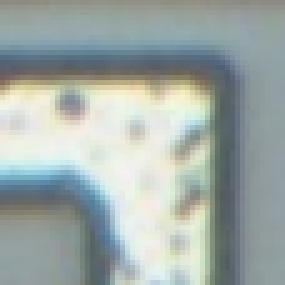
#> input picture mioc-jupyter/input-metal-corner-detect/NE_1.png, 57 x 57 px, given in place of ncr_8338d_mcmaster_mz_mit20x2.jpg, which was not available (shown 5 times larger)
$ jupyter execute --allow-errors mioc-step2-extract-metal-via-contacts.ipynb   (text cells are left out)
#> lines starting #> are read from the running program, lines starting #| are printed output that depends on the picture; pictures that were not available may be replaced by others from this repository, and a replacement may not be noted
[cell 1]
IMAGE_PATH = "./images/ncr_8338d_mcmaster_mz_mit20x2.jpg"
ROI = (2112, 2400, 7600, 5740)  # <-- EDIT to your test region

[cell 2]
# CHUNK 1R (Rectangular 30x40): ROI scan with ZNCC/SAD, IoU-free NMS (morph-based), and required overlays.
# - One orientation ONLY: width=30, height=40 (rotate later).
# - Outputs: *_overlay_boxes.png, *_overlay_heatmap.png, *_overlay_both.png, *_detections.csv, *_params.json (ROI only).
# - Edit CONFIG paths and ROI before running.

import os
import json
import math
import csv
from datetime import datetime

import numpy as np
import cv2

# =========================
# CONFIG (edit these)
# =========================
# IMAGE_PATH = "./images/ncr_8338d_mcmaster_mz_mit20x2.jpg"                  # Original image (grayscale or color)
TEMPLATE_PATHS = [
    "./input-metal-via-contacts/contact_v001.png",
    "./input-metal-via-contacts/contact_v003.png",
    "./input-metal-via-contacts/contact_v003.png",
    "./input-metal-via-contacts/contact_v004.png",
    "./input-metal-via-contacts/contact_v005.png",
    "./input-metal-via-contacts/contact_v006.png",
    "./input-metal-via-contacts/contact_v007.png",
    "./input-metal-via-contacts/contact_v008.png",
    "./input-metal-via-contacts/contact_v009.png",
    "./input-metal-via-contacts/contact_v010.png"
    # "PATH/TO/contact_30x40_example2.png",
]
OUTPUT_PREFIX = "./output-metal-via-contacts/mioc_roi_rect_V"        # Prefix for output files
METRIC = "ZNCC"                                       # "ZNCC" (recommended) or "SAD"
TEMPLATE_W, TEMPLATE_H = 30, 40                       # <-- One orientation (w=30, h=40). We'll rotate later if needed.
NMS_RADIUS = 12                                       # ~0.4 * min(w,h) ≈ 12 for 30x40
THRESH_ZNCC = 0.65                                    # Initial ZNCC threshold
THRESH_SAD_INV = 0.80                                 # If METRIC="SAD": use 1 - normalized-SAD >= this
DRAW_LABELS = True                                    # Score labels next to boxes

# ROI: (x0, y0, w, h) — keep manageable for calibration; expand later
# ROI = (2112, 2400, 7600, 5740)  # <-- EDIT to your test region

# =========================
# UTILITIES
# =========================
def load_gray_image(path):
    img = cv2.imread(path, cv2.IMREAD_UNCHANGED)
#> img is the input picture: shape (57, 57, 4); mean B, G, R, A 167.3, 170.7, 160.1, 255
    if img is None:
        raise FileNotFoundError(f"Failed to read: {path}")
    if img.ndim == 3:
        img = cv2.cvtColor(img, cv2.COLOR_BGR2GRAY)
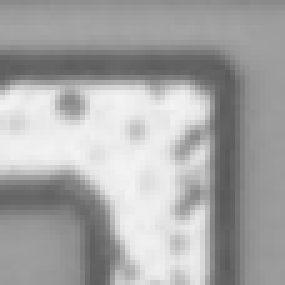
#> img: shape (57, 57) (shown 5 times larger); min 88, max 243, mean 167.1
    return img

def load_templates_rect(paths, tw, th):
    tmpls = []
    for p in paths:
        t = cv2.imread(p, cv2.IMREAD_UNCHANGED)
        if t is None:
            raise FileNotFoundError(f"Template not found: {p}")
        if t.ndim == 3:
            t = cv2.cvtColor(t, cv2.COLOR_BGR2GRAY)
        if t.shape[::-1] != (tw, th):  # shape[::-1] gives (width,height)
            t = cv2.resize(t, (tw, th), interpolation=cv2.INTER_AREA)
        t = t.astype(np.float32, copy=False)
        tmpls.append(t)
    if not tmpls:
        raise ValueError("No templates loaded.")
    return tmpls

# [48 lines left out: functions method_for, compute_score_maps, nms_points, not called in this run]

def clip_box(tlx, tly, brx, bry, W, H):
    return max(0, tlx), max(0, tly), min(W - 1, brx), min(H - 1, bry)

# [64 lines left out: functions draw_boxes_rect, make_heatmap_overlay_aniso, centers_from_scoremap_rect, write_csv, not called in this run]

# =========================
# RUN (ROI only)
# =========================
# Load image
img_gray = load_gray_image(IMAGE_PATH)
H_full, W_full = img_gray.shape[:2]
#> H_full = 57; W_full = 57
img_bgr = cv2.cvtColor(img_gray, cv2.COLOR_GRAY2BGR)

# Load rectangular templates (single orientation)
#> (the rest of this cell did not finish here and is left out)

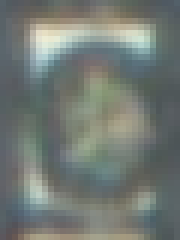
#> input picture mioc-jupyter/input-metal-via-contacts/contact_v001.png, 30 x 40 px (shown 6 times larger)
#> in load_templates_rect, t is the input picture: shape (40, 30, 3); mean B, G, R 116.2, 121.8, 114.8
#> in load_templates_rect, `t = cv2.cvtColor(t, cv2.COLOR_BGR2GRAY)`:
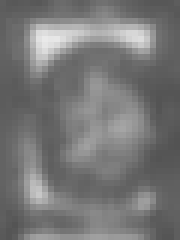
#> t: shape (40, 30) (shown 6 times larger); min 83, max 233, mean 119.1
#> pass 2 of the loop in load_templates_rect, `for p in paths:`:
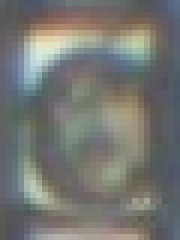
#> input picture mioc-jupyter/input-metal-via-contacts/contact_v003.png, 30 x 40 px (shown 6 times larger)
#> in load_templates_rect, t is the input picture: shape (40, 30, 3); mean B, G, R 114.1, 118.4, 117.2
#> in load_templates_rect, `t = cv2.cvtColor(t, cv2.COLOR_BGR2GRAY)`:
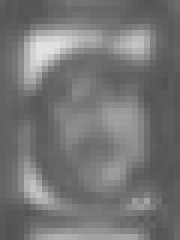
#> t: shape (40, 30) (shown 6 times larger); min 81, max 226, mean 117.6

# ROI crop
x0, y0, w, h = ROI
assert 0 <= x0 < W_full and 0 <= y0 < H_full, "ROI origin out of image"
assert x0 + w <= W_full and y0 + h <= H_full, "ROI extends beyond image"
roi = img_gray[y0:y0+h, x0:x0+w]

# Compute score maps across templates
max_score_map, best_id_map, _raw = compute_score_maps(roi, templates, METRIC)

# Threshold selection
thr = float(THRESH_ZNCC) if METRIC.upper() == "ZNCC" else float(THRESH_SAD_INV)

# NMS in score-map space (size: (h - TEMPLATE_H + 1, w - TEMPLATE_W + 1))
points_yx = nms_points(max_score_map, threshold=thr, radius=NMS_RADIUS)

# Build detections (full-image centers)
detections = centers_from_scoremap_rect(points_yx, ROI, TEMPLATE_W, TEMPLATE_H, best_id_map)

# Build a center-score map at ROI resolution for heatmap (place scores at centers)
center_map = np.zeros((h, w), dtype=np.float32)
half_w = TEMPLATE_W // 2
half_h = TEMPLATE_H // 2
for (y, x, s) in points_yx:
    cy = y + half_h
    cx = x + half_w
    if 0 <= cy < h and 0 <= cx < w:
        center_map[cy, cx] = max(center_map[cy, cx], s)

# Anisotropic smoothing tuned to rectangle size
# Ensure odd kernel sizes
kx = max(3, (TEMPLATE_W // 2) * 2 + 1)
ky = max(3, (TEMPLATE_H // 2) * 2 + 1)
center_map_blur = cv2.GaussianBlur(center_map, (kx, ky), 0)

# Overlays
overlay_heat = make_heatmap_overlay_aniso(img_bgr, ROI, center_map_blur, alpha=0.42, kx=kx, ky=ky)

# Draw boxes on original and on heatmap (true rectangle size)
centers_xy = [(d["x"], d["y"], d["score"]) for d in detections]
overlay_boxes = draw_boxes_rect(img_bgr, centers_xy, TEMPLATE_W, TEMPLATE_H, color=(0, 0, 255), thickness=2, draw_labels=DRAW_LABELS)
overlay_both = draw_boxes_rect(overlay_heat, centers_xy, TEMPLATE_W, TEMPLATE_H, color=(0, 0, 255), thickness=2, draw_labels=DRAW_LABELS)

# =========================
# SAVE ARTIFACTS
# =========================
boxes_path = f"{OUTPUT_PREFIX}_overlay_boxes.png"
heat_path = f"{OUTPUT_PREFIX}_overlay_heatmap.png"
both_path = f"{OUTPUT_PREFIX}_overlay_both.png"
csv_path = f"{OUTPUT_PREFIX}_detections.csv"
params_path = f"{OUTPUT_PREFIX}_params.json"

cv2.imwrite(boxes_path, overlay_boxes)
cv2.imwrite(heat_path, overlay_heat)
cv2.imwrite(both_path, overlay_both)
write_csv(csv_path, detections)

params = {
    "timestamp": datetime.now().isoformat(),
    "image_path": os.path.abspath(IMAGE_PATH),
    "template_paths": [os.path.abspath(p) for p in TEMPLATE_PATHS],
    "metric": METRIC,
    "template_size": {"width": TEMPLATE_W, "height": TEMPLATE_H},
    "nms_radius": NMS_RADIUS,
    "threshold_used": thr,
    "roi": {"x0": x0, "y0": y0, "w": w, "h": h},
    "notes": "ROI-only rectangular-template run (one orientation). Full-image banding + checkpointing next."
}
with open(params_path, "w") as f:
    json.dump(params, f, indent=2)

# =========================
# SUMMARY
# =========================
print(f"[OK] ROI size: {w}x{h} @ ({x0},{y0})")
print(f"[OK] Template size: {TEMPLATE_W}x{TEMPLATE_H} (w x h)")
print(f"[OK] Score-map size: {max_score_map.shape[1]}x{max_score_map.shape[0]}")
print(f"[OK] Detections: {len(detections)} (metric={METRIC}, threshold={thr})")
print(f"[OUT] {boxes_path}, {heat_path}, {both_path}, {csv_path}, {params_path}")
if len(detections) > 0:
    print("Top 5 detections:", detections[:5])
else:
    print("No detections at current threshold. Consider lowering THRESH_ZNCC (e.g., 0.65) or verifying template quality/alignment.")

[cell 3]
# CHUNK 1H (Horizontal 40x30): ROI scan with ZNCC/SAD using YOUR horizontal templates (no rotation),
# with overlays (green boxes), heatmap, combined overlay, CSV, and params JSON.
# Edit CONFIG paths and ROI before running.

import os
import json
import math
import csv
from datetime import datetime

import numpy as np
import cv2

# =========================
# CONFIG (edit these)
# =========================
# IMAGE_PATH = "./images/ncr_8338d_mcmaster_mz_mit20x2.jpg"                  # Original image (grayscale or color)
TEMPLATE_PATHS = [
    "./input-metal-via-contacts/contact_h001.png",
    "./input-metal-via-contacts/contact_h003.png",
    "./input-metal-via-contacts/contact_h003.png",
    "./input-metal-via-contacts/contact_h004.png",
    "./input-metal-via-contacts/contact_h005.png",
    "./input-metal-via-contacts/contact_h006.png",
    "./input-metal-via-contacts/contact_h007.png",
    "./input-metal-via-contacts/contact_h008.png",
    "./input-metal-via-contacts/contact_h009.png"
    # "PATH/TO/contact_30x40_example2.png",
]
OUTPUT_PREFIX = "./output-metal-via-contacts/mioc_roi_rect_H"        # Prefix for output files
METRIC = "ZNCC"                                       # "ZNCC" (recommended) or "SAD"
TEMPLATE_W, TEMPLATE_H = 40, 30                       # <-- One orientation (w=30, h=40). We'll rotate later if needed.
NMS_RADIUS = 12                                       # ~0.4 * min(w,h) ≈ 12 for 30x40
THRESH_ZNCC = 0.65                                    # Initial ZNCC threshold
THRESH_SAD_INV = 0.80                                 # If METRIC="SAD": use 1 - normalized-SAD >= this
DRAW_LABELS = True                                    # Score labels next to boxes

# ROI: (x0, y0, w, h) — keep manageable for calibration; expand later
# ROI = (2112, 2400, 7600, 5400)  # <-- EDIT to your test region

# =========================
# UTILITIES
# =========================
def load_gray_image(path):
    img = cv2.imread(path, cv2.IMREAD_UNCHANGED)
    if img is None:
        raise FileNotFoundError(f"Failed to read: {path}")
    if img.ndim == 3:
        img = cv2.cvtColor(img, cv2.COLOR_BGR2GRAY)
    return img

def load_templates_rect(paths, tw, th):
    """Load templates; enforce exact (th, tw) by resizing if needed. No rotation."""
    tmpls = []
    for p in paths:
        t = cv2.imread(p, cv2.IMREAD_UNCHANGED)
        if t is None:
            raise FileNotFoundError(f"Template not found: {p}")
        if t.ndim == 3:
            t = cv2.cvtColor(t, cv2.COLOR_BGR2GRAY)
        if t.shape != (th, tw):  # shape is (H, W)
            t = cv2.resize(t, (tw, th), interpolation=cv2.INTER_AREA)
        tmpls.append(t.astype(np.float32, copy=False))
    if not tmpls:
        raise ValueError("No templates loaded.")
    return tmpls

# [40 lines left out: functions method_for, compute_score_maps, nms_points, not called in this run]

def clip_box(tlx, tly, brx, bry, W, H):
    return max(0, tlx), max(0, tly), min(W - 1, brx), min(H - 1, bry)

# [54 lines left out: functions draw_boxes_rect, make_heatmap_overlay_aniso, centers_from_scoremap_rect, write_csv, not called in this run]

# =========================
# RUN (ROI only)
# =========================
# Load image
img_gray = load_gray_image(IMAGE_PATH)
H_full, W_full = img_gray.shape[:2]
img_bgr = cv2.cvtColor(img_gray, cv2.COLOR_GRAY2BGR)

# Load horizontal templates (no rotation; resize to 40x30 if needed)
#> (the rest of this cell did not finish here and is left out)


# ROI crop
x0, y0, w, h = ROI
assert 0 <= x0 < W_full and 0 <= y0 < H_full, "ROI origin out of image"
assert x0 + w <= W_full and y0 + h <= H_full, "ROI extends beyond image"
roi = img_gray[y0:y0+h, x0:x0+w]

# Compute score maps across templates
max_score_map, best_id_map, _raw = compute_score_maps(roi, templates, METRIC)

# Threshold selection
thr = float(THRESH_ZNCC) if METRIC.upper() == "ZNCC" else float(THRESH_SAD_INV)

# NMS in score-map space (size: (h - TEMPLATE_H + 1, w - TEMPLATE_W + 1))
points_yx = nms_points(max_score_map, threshold=thr, radius=NMS_RADIUS)

# Build detections (full-image centers)
detections = centers_from_scoremap_rect(points_yx, ROI, TEMPLATE_W, TEMPLATE_H, best_id_map)

# Build a center-score map at ROI resolution for heatmap (place scores at centers)
center_map = np.zeros((h, w), dtype=np.float32)
half_w = TEMPLATE_W // 2
half_h = TEMPLATE_H // 2
for (y, x, s) in points_yx:
    cy = y + half_h
    cx = x + half_w
    if 0 <= cy < h and 0 <= cx < w:
        center_map[cy, cx] = max(center_map[cy, cx], s)

# Anisotropic smoothing tuned to rectangle size
kx = max(3, (TEMPLATE_W // 2) * 2 + 1)  # odd
ky = max(3, (TEMPLATE_H // 2) * 2 + 1)  # odd
center_map_blur = cv2.GaussianBlur(center_map, (kx, ky), 0)

# Overlays (GREEN boxes for horizontal)
overlay_heat  = make_heatmap_overlay_aniso(img_bgr, ROI, center_map_blur, alpha=0.42, kx=kx, ky=ky)
centers_xy    = [(d["x"], d["y"], d["score"]) for d in detections]
overlay_boxes = draw_boxes_rect(img_bgr, centers_xy, TEMPLATE_W, TEMPLATE_H, color=(0, 255, 0), thickness=2, draw_labels=DRAW_LABELS)
overlay_both  = draw_boxes_rect(overlay_heat, centers_xy, TEMPLATE_W, TEMPLATE_H, color=(0, 255, 0), thickness=2, draw_labels=DRAW_LABELS)

# =========================
# SAVE ARTIFACTS
# =========================
boxes_path  = f"{OUTPUT_PREFIX}_overlay_boxes.png"
heat_path   = f"{OUTPUT_PREFIX}_overlay_heatmap.png"
both_path   = f"{OUTPUT_PREFIX}_overlay_both.png"
csv_path    = f"{OUTPUT_PREFIX}_detections.csv"
params_path = f"{OUTPUT_PREFIX}_params.json"

cv2.imwrite(boxes_path, overlay_boxes)
cv2.imwrite(heat_path, overlay_heat)
cv2.imwrite(both_path, overlay_both)
write_csv(csv_path, detections)

params = {
    "timestamp": datetime.now().isoformat(),
    "image_path": os.path.abspath(IMAGE_PATH),
    "template_paths": [os.path.abspath(p) for p in TEMPLATE_PATHS],
    "metric": METRIC,
    "template_size": {"width": TEMPLATE_W, "height": TEMPLATE_H},
    "nms_radius": NMS_RADIUS,
    "threshold_used": thr,
    "roi": {"x0": x0, "y0": y0, "w": w, "h": h},
    "notes": "ROI-only horizontal-template run (40x30) with your provided exemplars. Will merge with vertical in Chunk 3."
}
with open(params_path, "w") as f:
    json.dump(params, f, indent=2)

# =========================
# SUMMARY
# =========================
print(f"[OK] ROI size: {w}x{h} @ ({x0},{y0})")
print(f"[OK] Template size: {TEMPLATE_W}x{TEMPLATE_H} (w x h)")
print(f"[OK] Score-map size: {max_score_map.shape[1]}x{max_score_map.shape[0]}")
print(f"[OK] Detections: {len(detections)} (metric={METRIC}, threshold={thr})")
print(f"[OUT] {boxes_path}, {heat_path}, {both_path}, {csv_path}, {params_path}")
if len(detections) > 0:
    print("Top 5 detections:", detections[:5])
else:
    print("No detections at current threshold. Consider lowering THRESH_ZNCC (e.g., 0.65) or adding another horizontal exemplar.")

[cell 4]
# CHUNK 3: Merge V+H CSVs, dedupe, and produce combined overlays (red=vertical, green=horizontal).
# - Inputs: original image path, *_V_detections.csv, *_H_detections.csv, and the ROI used during detection.
# - Outputs: merged CSV, combined boxes overlay, combined heatmap, and both.
# - Adjust CONFIG paths/sizes/threshold before running.

import os
import csv
import json
from datetime import datetime

import numpy as np
import cv2

# =========================
# CONFIG (edit these)
# =========================
# IMAGE_PATH = "./images/ncr_8338d_mcmaster_mz_mit20x2.jpg"

CSV_V_PATH = "./output-metal-via-contacts/mioc_roi_rect_V_detections.csv"  # vertical detections (30x40)
CSV_H_PATH = "./output-metal-via-contacts/mioc_roi_rect_H_detections.csv"  # horizontal detections (40x30)

# If width/height columns are missing in CSVs, fall back to these defaults:
DEFAULT_V_W, DEFAULT_V_H = 30, 40   # vertical contact box (w x h)
DEFAULT_H_W, DEFAULT_H_H = 40, 30   # horizontal contact box (w x h)

# ROI used during the two detection runs (x0, y0, w, h)
# ROI = (2112, 2400, 7600, 5400)

# IoU threshold for merging duplicates (higher keeps fewer boxes)
IOU_THRESHOLD = 0.30

# Heatmap blend alpha and smoothing (kernel sizes must be odd)
HEATMAP_ALPHA = 0.42
HEAT_KX = 15  # suggested ~ (max width // 2) * 2 + 1
HEAT_KY = 21  # suggested ~ (max height // 2) * 2 + 1

# Output prefix (directory should exist)
OUTPUT_PREFIX = "./output-metal-via-contacts/mioc_roi_merge"

# =========================
# HELPERS
# =========================
def load_gray_image(path):
    img = cv2.imread(path, cv2.IMREAD_UNCHANGED)
    if img is None:
        raise FileNotFoundError(f"Failed to read: {path}")
    if img.ndim == 3:
        img = cv2.cvtColor(img, cv2.COLOR_BGR2GRAY)
    return img

def read_csv(path, default_w=None, default_h=None):
    rows = []
    with open(path, "r", newline="") as f:
        r = csv.DictReader(f)
        for d in r:
            try:
                x = int(float(d.get("x")))
                y = int(float(d.get("y")))
            except Exception:
                # Skip malformed
                continue
            score = float(d.get("score", 0.0))
            # width/height may be missing; use defaults if needed
            w = d.get("width")
            h = d.get("height")
            if w is None or h is None or str(w).strip()=="" or str(h).strip()=="":
                if default_w is None or default_h is None:
                    raise ValueError(f"{path}: missing width/height and no defaults provided.")
                w = default_w
                h = default_h
            else:
                w = int(float(w))
                h = int(float(h))
            tid = d.get("template_id")
            tid = int(tid) if tid is not None and str(tid).strip() != "" else -1
            rows.append({"x": x, "y": y, "score": score, "width": w, "height": h, "template_id": tid})
    return rows

def clip_box(tlx, tly, brx, bry, W, H):
    return max(0, tlx), max(0, tly), min(W-1, brx), min(H-1, bry)

# [93 lines left out: functions rect_from_center, iou_rect, nms_keep_best, draw_combined_boxes, make_heatmap_overlay, not called in this run]

# =========================
# LOAD DATA
# =========================
img_gray = load_gray_image(IMAGE_PATH)
H_full, W_full = img_gray.shape[:2]
img_bgr = cv2.cvtColor(img_gray, cv2.COLOR_GRAY2BGR)

#> (the rest of this cell did not finish here and is left out)
